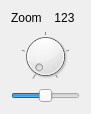
<?xml version="1.0" encoding="UTF-8"?>
<ui version="4.0">
 <class>zoomControlWidget</class>
 <widget class="QWidget" name="zoomControlWidget">
  <property name="geometry">
   <rect>
    <x>0</x>
    <y>0</y>
    <width>91</width>
    <height>114</height>
   </rect>
  </property>
  <property name="windowTitle">
   <string>Form</string>
  </property>
  <layout class="QVBoxLayout" name="verticalLayout">
   <item>
    <layout class="QHBoxLayout" name="horizontalLayout">
     <item>
      <widget class="QLabel" name="label">
       <property name="text">
        <string>Zoom</string>
       </property>
      </widget>
     </item>
     <item>
      <widget class="QLabel" name="coordLabel">
       <property name="text">
        <string>123</string>
       </property>
       <property name="alignment">
        <set>Qt::AlignCenter</set>
       </property>
      </widget>
     </item>
    </layout>
   </item>
   <item>
    <widget class="QDial" name="positionDial">
     <property name="orientation">
      <enum>Qt::Horizontal</enum>
     </property>
     <property name="notchTarget">
      <double>25.699999999999999</double>
     </property>
     <property name="notchesVisible">
      <bool>true</bool>
     </property>
    </widget>
   </item>
   <item>
    <widget class="bSlider" name="speedSlider">
     <property name="minimum">
      <number>-100</number>
     </property>
     <property name="value">
      <number>0</number>
     </property>
     <property name="orientation">
      <enum>Qt::Horizontal</enum>
     </property>
    </widget>
   </item>
  </layout>
 </widget>
 <customwidgets>
  <customwidget>
   <class>bSlider</class>
   <extends>QSlider</extends>
   <header location="global">bslider.h</header>
  </customwidget>
 </customwidgets>
 <resources/>
 <connections/>
</ui>
